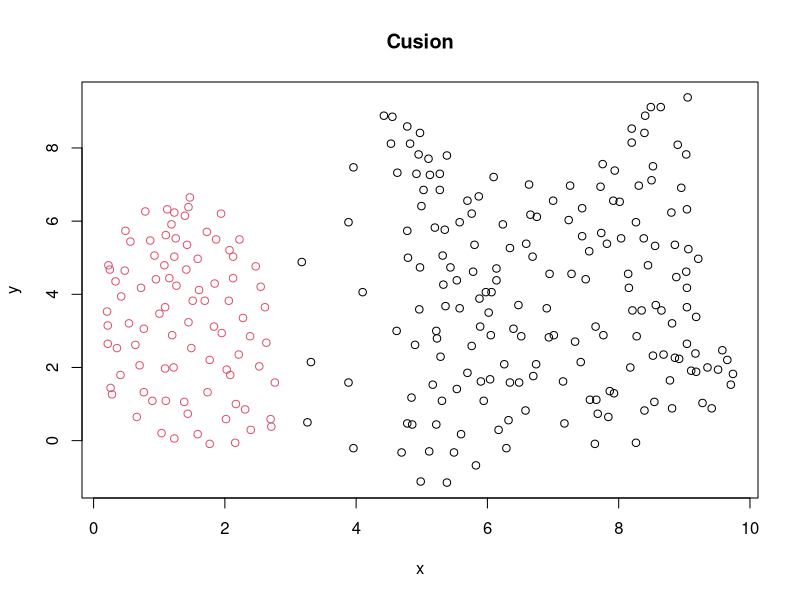
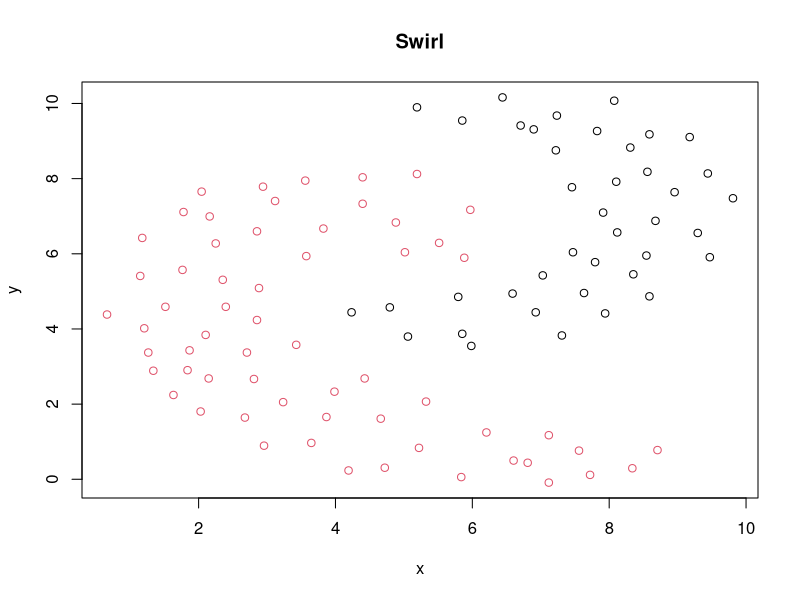
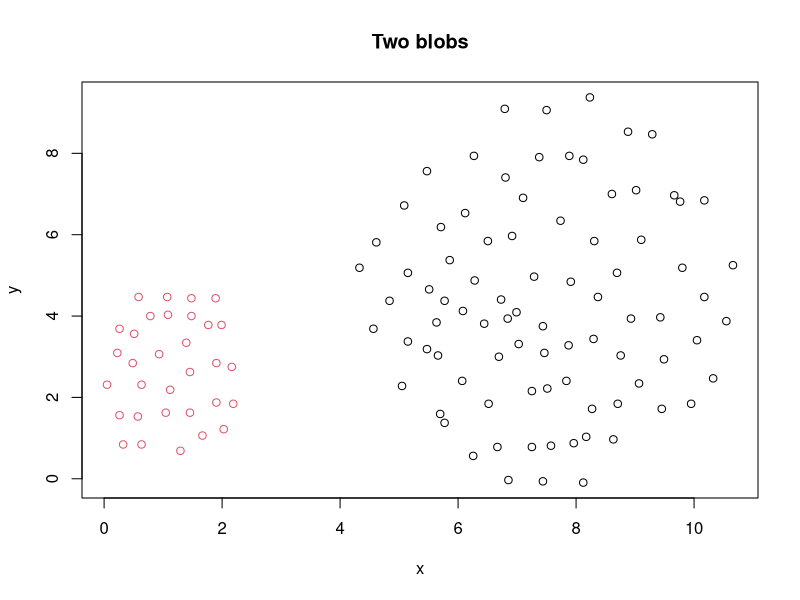

The R script that drew these images, in order:
# Make plots for README

setwd("~/git_repos/cluster-examples/")

# cusion
dat01 <- read.table("data/01cusion.csv",
                    header=T,
                    sep=",")
#png("img/cusion.png", width=6, height=4.5, units = "in", res=150)
plot(y~x,
     col=as.numeric(as.factor(group)),
     data=dat01,
     main="Cusion")
#dev.off()

# swirl
dat02 <- read.table("data/02swirl.csv",
                    header=T,
                    sep=",")
#png("img/swirl.png", width=5, height=5, units = "in", res=150)
plot(y~x,
     col=as.numeric(as.factor(group)),
     data=dat02,
     main="Swirl")
#dev.off()


# two blobs
dat03 <- read.table("data/03twoBlobs.csv",
                    header=T,
                    sep=",")
#png("img/twoBlobs.png", width=6, height=4.5, units = "in", res=150)
plot(y~x,
     col=as.numeric(as.factor(group)),
     data=dat03,
     main="Two blobs")
#dev.off()
